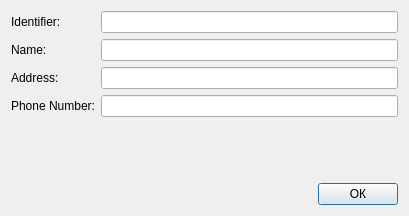
<?xml version="1.0" encoding="UTF-8"?>
<ui version="4.0">
 <class>RecipientEditViewClass</class>
 <widget class="QDialog" name="RecipientEditViewClass">
  <property name="windowModality">
   <enum>Qt::WindowModality::ApplicationModal</enum>
  </property>
  <property name="geometry">
   <rect>
    <x>0</x>
    <y>0</y>
    <width>409</width>
    <height>216</height>
   </rect>
  </property>
  <property name="windowTitle">
   <string>RecipientEditView</string>
  </property>
  <layout class="QVBoxLayout" name="verticalLayout_3">
   <item>
    <layout class="QHBoxLayout" name="horizontalLayout_2">
     <item>
      <layout class="QVBoxLayout" name="verticalLayout">
       <item>
        <widget class="QLabel" name="label_2">
         <property name="text">
          <string>Identifier:</string>
         </property>
        </widget>
       </item>
       <item>
        <widget class="QLabel" name="label">
         <property name="text">
          <string>Name:</string>
         </property>
        </widget>
       </item>
       <item>
        <widget class="QLabel" name="label_3">
         <property name="text">
          <string>Address:</string>
         </property>
        </widget>
       </item>
       <item>
        <widget class="QLabel" name="label_4">
         <property name="text">
          <string>Phone Number:</string>
         </property>
        </widget>
       </item>
      </layout>
     </item>
     <item>
      <layout class="QVBoxLayout" name="verticalLayout_2">
       <item>
        <widget class="LineEdit" name="idEdit">
         <property name="sizePolicy">
          <sizepolicy hsizetype="Expanding" vsizetype="Fixed">
           <horstretch>0</horstretch>
           <verstretch>0</verstretch>
          </sizepolicy>
         </property>
         <property name="maxLength">
          <number>36</number>
         </property>
        </widget>
       </item>
       <item>
        <widget class="LineEdit" name="nameEdit">
         <property name="maxLength">
          <number>400</number>
         </property>
        </widget>
       </item>
       <item>
        <widget class="LineEdit" name="addressEdit">
         <property name="maxLength">
          <number>400</number>
         </property>
        </widget>
       </item>
       <item>
        <widget class="LineEdit" name="phoneEdit">
         <property name="sizePolicy">
          <sizepolicy hsizetype="Expanding" vsizetype="Fixed">
           <horstretch>0</horstretch>
           <verstretch>0</verstretch>
          </sizepolicy>
         </property>
         <property name="maxLength">
          <number>20</number>
         </property>
        </widget>
       </item>
      </layout>
     </item>
    </layout>
   </item>
   <item>
    <spacer name="verticalSpacer">
     <property name="orientation">
      <enum>Qt::Orientation::Vertical</enum>
     </property>
     <property name="sizeHint" stdset="0">
      <size>
       <width>20</width>
       <height>1</height>
      </size>
     </property>
    </spacer>
   </item>
   <item>
    <layout class="QHBoxLayout" name="horizontalLayout">
     <item>
      <widget class="QLabel" name="errorLabel">
       <property name="sizePolicy">
        <sizepolicy hsizetype="Expanding" vsizetype="Preferred">
         <horstretch>0</horstretch>
         <verstretch>0</verstretch>
        </sizepolicy>
       </property>
       <property name="styleSheet">
        <string notr="true">color : red;</string>
       </property>
       <property name="text">
        <string/>
       </property>
      </widget>
     </item>
     <item>
      <widget class="QPushButton" name="okButton">
       <property name="text">
        <string>ОК</string>
       </property>
      </widget>
     </item>
    </layout>
   </item>
  </layout>
 </widget>
 <layoutdefault spacing="6" margin="11"/>
 <customwidgets>
  <customwidget>
   <class>LineEdit</class>
   <extends>QLineEdit</extends>
   <header>View/uiComponents/LineEdit.h</header>
  </customwidget>
 </customwidgets>
 <resources/>
 <connections/>
</ui>
